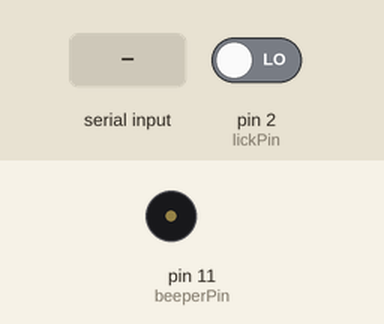
The sketch below on a simulated Arduino Uno, built with avr-gcc and run on an emulated ATmega328P. On the bench: buzzer (waves = sounding). The test bench sets the inputs (shaded band); at power-on: pin 2 (lickPin) LOW. Random numbers use the default seed unless the sketch sets one; what the sketch prints to the serial monitor is not drawn.

Above: at 1.2 s.
1.3 s: "R" received over Serial
At 3.04 s:
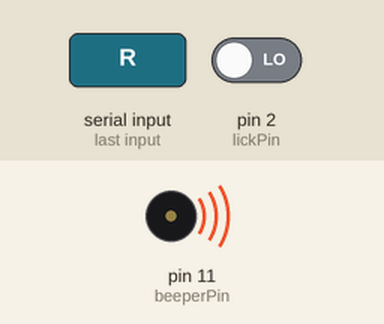
Timing chart, 0 to 4.7 s (numbered marks = the images above; inputs shaded):
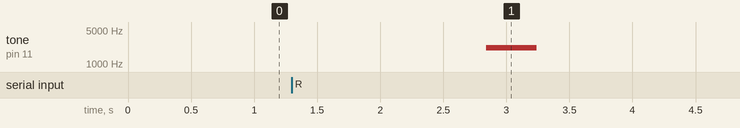

The sketch:

Phase3_CorrectvsIncorrect_Options_ArduinoSerial.ino
```cpp
const int lickPin = 2;        // Lick sensor input
const int beeperPin = 11;     // Output for tone/white noise
const unsigned long responseWindow = 1500;   // ms
const unsigned long missTimeout = 1000;      // ms
const unsigned long toneDuration = 300;      // ms
const unsigned long noiseDuration = 400;     // ms

void setup() {
  pinMode(lickPin, INPUT);  // Keep as INPUT for now (no resistor)
  pinMode(beeperPin, OUTPUT);
  digitalWrite(beeperPin, LOW);
  Serial.begin(9600);
}

void loop() {
  if (Serial.available() > 0) {
    char command = Serial.read();

    if (command == 'R') {  // Start response window
      bool hit = waitForLick(responseWindow);

      if (hit) {
        playTone(10000, toneDuration);  // Hit tone
        Serial.println("H");            // Send Hit signal
      } else {
        playWhiteNoise(noiseDuration);  // Miss signal
        delay(missTimeout);             // Timeout
        Serial.println("M");            // Send Miss signal
      }
    }
  }
}

// Check for lick during response window, with debug
bool waitForLick(unsigned long duration) {
  unsigned long startTime = millis();

  while (millis() - startTime < duration) {
    int lick = digitalRead(lickPin);
    if (lick == HIGH) {
      Serial.println("Lick detected during window");
      return true;
    }
  }

  return false;
}

void playTone(int freq, int durationMs) {
  tone(beeperPin, freq);
  delay(durationMs);
  noTone(beeperPin);
}

void playWhiteNoise(unsigned long durationMs) {
  unsigned long startTime = millis();

  while (millis() - startTime < durationMs) {
    digitalWrite(beeperPin, HIGH);
    delayMicroseconds(random(50, 200));
    digitalWrite(beeperPin, LOW);
    delayMicroseconds(random(50, 200));
  }
}
```

Measured:
- after the input at 1.3 s, tone on pin 11 (beeperPin): silent → 2175 Hz after 1.5 s, → silent 0.40 s later
